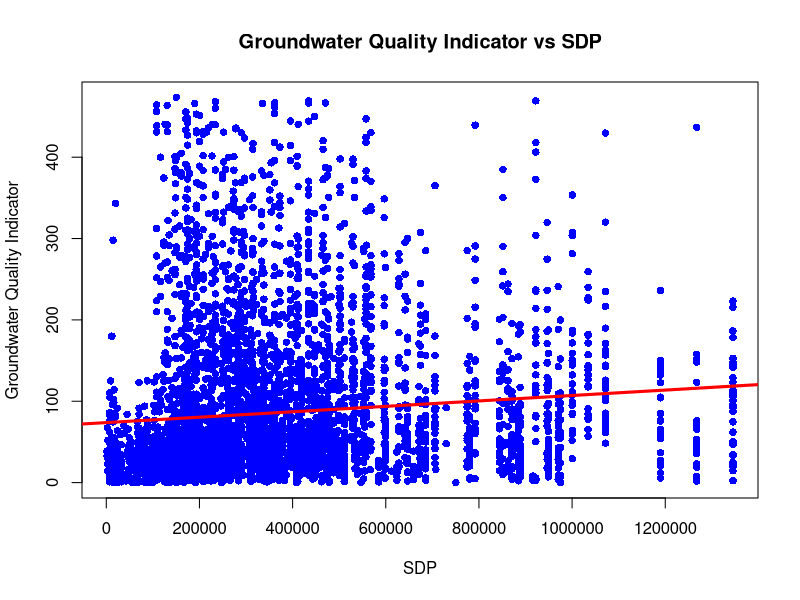
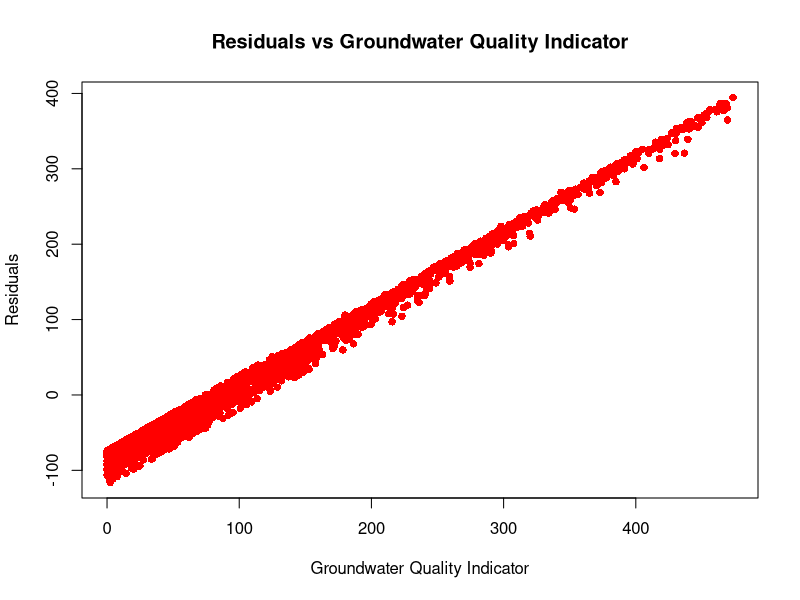
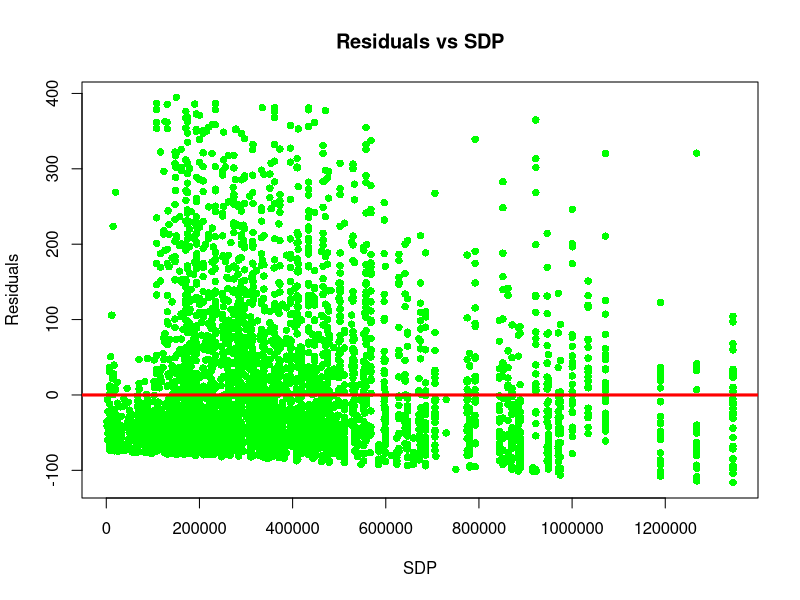
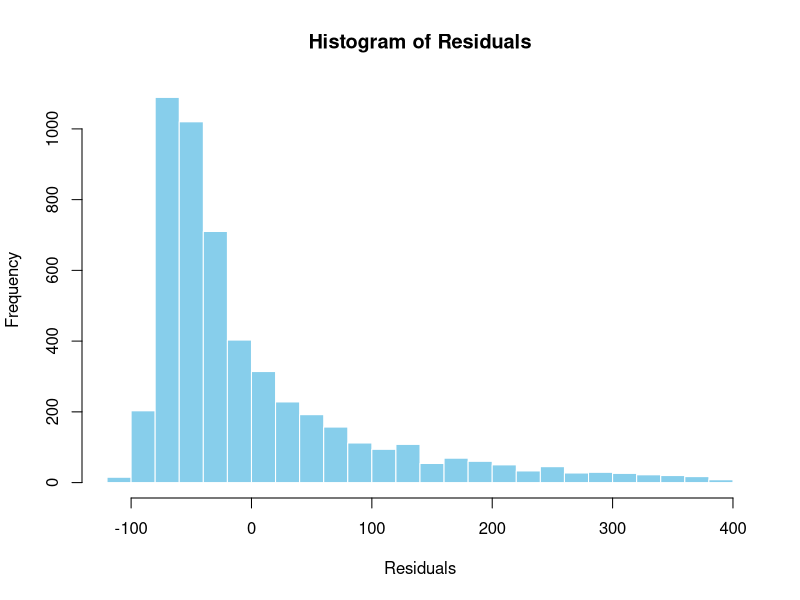

These figures' R source, in order:
library(dplyr)
library(broom)

setwd("C:/Users/anous/OneDrive/Desktop/sixth sem/Econ/project")
merged_data <- read.csv("merged_data.csv")
merged_data <- na.omit(merged_data[, c('sulfate', 'SDP_NORM', 'ginivalue')])
rem_outliers <- function(data, columns, threshold) {
  for (col in columns) {
    z_scores <- abs((data[[col]] - mean(data[[col]])) / sd(data[[col]]))
    data <- data[z_scores < threshold, ]
  }
  return(data)
}


merged_data <- rem_outliers(merged_data, c('sulfate', 'SDP_NORM', 'ginivalue'), 3)
merged_data <- cbind(merged_data, 1)
X <- merged_data[, c("SDP_NORM","1")]
y <- merged_data$sulfate

model <- lm(y ~ ., data = X)

residuals <- residuals(model)

mse <- mean(residuals^2)
print(paste("Mean Squared Error (MSE):", mse))

rsquared <- summary(model)$r.squared
print(paste("R-squared:", rsquared))

f_statistic <- summary(model)$fstatistic[1]
print(paste("F-statistic:", f_statistic))

print("\nSummary:")
print(summary(model))


plot(merged_data$SDP_NORM, y,
     xlab = "SDP",
     ylab = "Groundwater Quality Indicator",
     main = "Groundwater Quality Indicator vs SDP",
     col = "blue", 
     pch = 16)    
abline(a = coef(model)[1], b = coef(model)[2], col = "red",lwd=3)


plot(y, residuals,
     xlab = "Groundwater Quality Indicator",
     ylab = "Residuals",
     main = "Residuals vs Groundwater Quality Indicator",
     col = "red", 
     pch = 16)

plot(merged_data$SDP_NORM, residuals,
     xlab = "SDP",
     ylab = "Residuals",
     main = "Residuals vs SDP",
     col = "green",
     pch = 16)
abline(h=0, col = "red", lwd=3) 


hist(residuals, breaks = 20, 
     xlab = "Residuals", 
     ylab = "Frequency", 
     main = "Histogram of Residuals",
     col = "skyblue",  
     border = "white")


residuals_sum <- sum(residuals)
print(paste("Sum of residuals:", residuals_sum))

